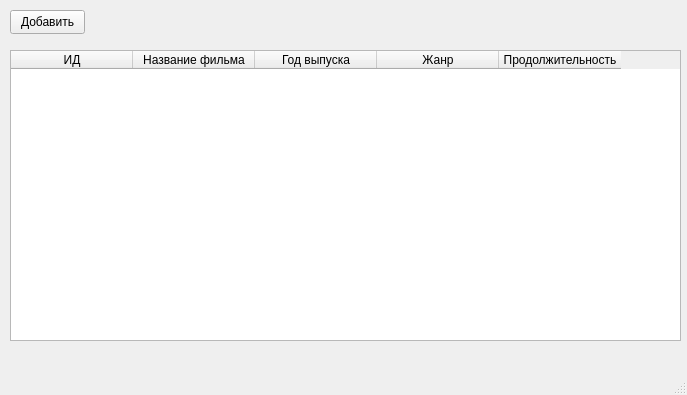
<?xml version="1.0" encoding="UTF-8"?>
<ui version="4.0">
 <class>MainWindow</class>
 <widget class="QMainWindow" name="MainWindow">
  <property name="geometry">
   <rect>
    <x>0</x>
    <y>0</y>
    <width>687</width>
    <height>395</height>
   </rect>
  </property>
  <property name="windowTitle">
   <string>MainWindow</string>
  </property>
  <widget class="QWidget" name="centralwidget">
   <widget class="QLabel" name="label">
    <property name="geometry">
     <rect>
      <x>10</x>
      <y>410</y>
      <width>701</width>
      <height>16</height>
     </rect>
    </property>
    <property name="text">
     <string/>
    </property>
   </widget>
   <widget class="QPushButton" name="pushButton">
    <property name="geometry">
     <rect>
      <x>10</x>
      <y>10</y>
      <width>75</width>
      <height>24</height>
     </rect>
    </property>
    <property name="text">
     <string>Добавить</string>
    </property>
   </widget>
   <widget class="QTableWidget" name="tableWidget">
    <property name="geometry">
     <rect>
      <x>10</x>
      <y>50</y>
      <width>671</width>
      <height>291</height>
     </rect>
    </property>
    <attribute name="horizontalHeaderDefaultSectionSize">
     <number>122</number>
    </attribute>
    <column>
     <property name="text">
      <string>ИД</string>
     </property>
    </column>
    <column>
     <property name="text">
      <string>Название фильма</string>
     </property>
    </column>
    <column>
     <property name="text">
      <string>Год выпуска</string>
     </property>
    </column>
    <column>
     <property name="text">
      <string>Жанр</string>
     </property>
    </column>
    <column>
     <property name="text">
      <string>Продолжительность</string>
     </property>
    </column>
   </widget>
  </widget>
  <widget class="QMenuBar" name="menubar">
   <property name="geometry">
    <rect>
     <x>0</x>
     <y>0</y>
     <width>687</width>
     <height>22</height>
    </rect>
   </property>
  </widget>
  <widget class="QStatusBar" name="statusbar"/>
 </widget>
 <resources/>
 <connections/>
</ui>
